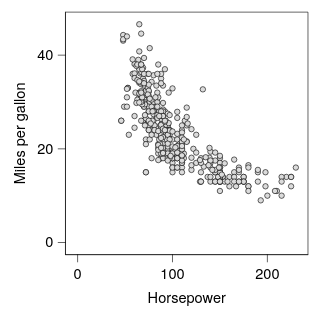

Express this chart as Vega-Lite.
### Vega-Lite specification from a JSON file in a GitHub repository (floating-point values rounded to 4 significant figures; data arrays with more than 128 entries replaced by an {"elided": "..."} marker saying what was removed)
{"background": null, "config": {"arc": {"fill": "#DBDBDB", "fillOpacity": 1.0, "innerRadius": 25.0, "padAngle": 0.03, "stroke": "black", "strokeOpacity": 1, "strokeWidth": 0.25}, "area": {"fill": "#DBDBDB", "fillOpacity": 1.0, "stroke": "black", "strokeOpacity": 1, "strokeWidth": 0.25}, "axis": {"domain": true, "domainCap": "round", "domainColor": "black", "domainWidth": 0.25, "grid": false, "gridCap": "round", "gridColor": "#F1F1F1", "gridDash": [0, 0], "gridOpacity": 1.0, "gridWidth": 0.25, "labelColor": "black", "labelFont": "Helvetica Neue, HelveticaNeue, Helvetica, Arial, sans-serif", "labelFontSize": 6, "labelFontStyle": "normal", "labelFontWeight": 400, "offset": 0, "ticks": true, "tickCap": "round", "tickColor": "black", "tickRound": false, "tickSize": 3, "tickWidth": 0.25, "titleColor": "black", "titleFont": "Helvetica Neue, HelveticaNeue, Helvetica, Arial, sans-serif", "titleFontSize": 6, "titleFontStyle": "normal", "titleFontWeight": 400}, "axisX": {"domain": true, "labelAlign": "center", "labelAngle": 0, "labels": true, "ticks": true, "translate": 0}, "axisY": {"domain": true, "labelAlign": "right", "labelAngle": 0, "labels": true, "ticks": true, "translate": 0}, "axisRight": {"domain": true, "labelAlign": "left", "labelAngle": 0, "labels": true, "ticks": true, "translate": 0}, "axisTop": {"domain": true, "labelAlign": "center", "labelAngle": 0, "labels": true, "ticks": true, "translate": 0}, "axisBand": {"tickOffset": 0}, "bar": {"fill": "#DBDBDB", "fillOpacity": 1.0, "stroke": "black", "strokeOpacity": 1, "strokeWidth": 0.25}, "boxplot": {"size": 9.0, "ticks": {"cornerRadius": 0.25, "fill": "black", "opacity": 1, "size": 4.5, "thickness": 0.25}, "box": {"fillOpacity": 1.0, "stroke": "black", "strokeOpacity": 1, "strokeWidth": 0.25}, "median": {"cornerRadius": 0, "fill": "black", "fillOpacity": 1.0, "opacity": 1, "size": 9.0, "thickness": 0.25}, "rule": {"fill": "black", "fillOpacity": 1.0, "size": 10.0, "stroke": "black", "strokeDash": [0, 0], "strokeOpacity": 1, "strokeWidth": 0.25}, "outliers": {"color": "black", "fill": "black", "fillOpacity": 1.0, "size": 0, "stroke": "black", "strokeOpacity": 1, "strokeWidth": 0.25}}, "circle": {"fill": "black", "fillOpacity": 1.0, "size": 1.25, "stroke": null, "strokeOpacity": 1, "strokeWidth": 0.25}, "errorband": {"band": {"fillOpacity": 0.6, "stroke": null, "strokeWidth": 0.25, "strokeOpacity": 1}, "borders": {"opacity": 0, "strokeOpacity": 1, "strokeWidth": 0.25}}, "errorbar": {"opacity": 1, "rule": {"strokeDash": [0, 0], "strokeWidth": 0.25}, "ticks": {"color": "black", "cornerRadius": 0.125, "opacity": 1, "size": 6.0, "thickness": 0.25}, "thickness": 0.25}, "font": "Helvetica Neue, HelveticaNeue, Helvetica, Arial, sans-serif", "geoshape": {"fill": "#DBDBDB", "fillOpacity": 1.0, "stroke": "black", "strokeOpacity": 1, "strokeWidth": 0.25}, "header": {"labelColor": "black", "labelFont": "Helvetica Neue, HelveticaNeue, Helvetica, Arial, sans-serif", "labelFontSize": 6, "labelFontStyle": "normal", "labelFontWeight": 400, "titleColor": "black", "titleFont": "Helvetica Neue, HelveticaNeue, Helvetica, Arial, sans-serif", "titleFontSize": 6, "titleFontStyle": "normal", "titleFontWeight": 400, "titlePadding": 0}, "legend": {"disable": false, "offset": 4.5, "titlePadding": 4, "labelOffset": 2, "gradientLabelOffset": 2, "columnPadding": 4, "rowPadding": 2, "gradientLength": 50.0, "gradientThickness": 5.0, "gradientOpacity": 1.0, "gradientStrokeColor": "black", "gradientStrokeWidth": 0.25, "labelColor": "black", "labelFont": "Helvetica Neue, HelveticaNeue, Helvetica, Arial, sans-serif", "labelFontSize": 6, "labelFontStyle": "normal", "labelFontWeight": 400, "strokeColor": "black", "strokeWidth": 0, "symbolSize": 36, "symbolStrokeColor": "black", "symbolStrokeWidth": 0.25, "titleColor": "black", "titleFont": "Helvetica Neue, HelveticaNeue, Helvetica, Arial, sans-serif", "titleFontSize": 6, "titleFontStyle": "normal", "titleFontWeight": 400}, "line": {"color": "black", "stroke": "black", "strokeCap": "butt", "strokeDash": [0, 0], "strokeOpacity": 1, "strokeWidth": 0.5}, "point": {"filled": true, "fill": "#DBDBDB", "fillOpacity": 1.0, "size": 5.0, "stroke": "black", "strokeOpacity": 1, "strokeWidth": 0.25}, "range": {"category": ["#B2B2B2", "#4A7CD3", "#008542", "#664CAF", "#509F98", "#636363", "#284F93", "#005226", "#382864", "#285753"], "diverging": {"scheme": ["#443E60", "#5F597E", "#7C759B", "#9994B6", "#B7B4CC", "#D6D5DC", "#F6F6F6", "#D1DAD9", "#A4C2BF", "#7AA9A4", "#578E89", "#37736E", "#1B5954"]}, "heatmap": {"scheme": ["#440154", "#472270", "#433E82", "#38598C", "#2C728E", "#238A8D", "#24A086", "#39B578", "#5DC862", "#96D646", "#CAE02D", "#FDE724"]}, "ordinal": {"scheme": ["#F1F1F1", "#DBDBDB", "#C6C6C6", "#B2B2B2", "#9D9D9D", "#898989", "#767676", "#636363", "#515151", "#404040", "#2F2F2F", "#1F1F1F"]}, "ramp": {"scheme": ["#440154", "#472270", "#433E82", "#38598C", "#2C728E", "#238A8D", "#24A086", "#39B578", "#5DC862", "#96D646", "#CAE02D", "#FDE724"]}}, "rule": {"color": "black", "stroke": "black", "strokeCap": "round", "strokeDash": [2, 2], "strokeOpacity": 1, "strokeWidth": 0.25}, "scale": {"barBandPaddingInner": 0.1, "rectBandPaddingInner": 0, "tickBandPaddingInner": 0.1, "bandPaddingOuter": 0.1, "bandWithNestedOffsetPaddingInner": 0.2, "bandWithNestedOffsetPaddingOuter": 0.2, "offsetBandPaddingInner": 0, "offsetBandPaddingOuter": 0, "continuousPadding": 5.0, "round": false}, "rect": {"fill": "#DBDBDB", "fillOpacity": 1.0, "stroke": "black", "strokeOpacity": 1, "strokeWidth": 0.25}, "square": {"fill": "#DBDBDB", "fillOpacity": 1.0, "size": 10.0, "stroke": "black", "strokeOpacity": 1, "strokeWidth": 0.25}, "text": {"color": "black", "font": "Helvetica Neue, HelveticaNeue, Helvetica, Arial, sans-serif", "fontSize": 6, "fontStyle": "normal", "fontWeight": 400}, "tick": {"color": "black", "cornerRadius": 0.125, "opacity": 1.0, "size": 9.0, "thickness": 0.25}, "title": {"anchor": "middle", "frame": "group", "color": "black", "font": "Helvetica Neue, HelveticaNeue, Helvetica, Arial, sans-serif", "fontSize": 6, "fontStyle": "normal", "fontWeight": 400, "subtitleColor": "black", "subtitleFont": "Helvetica Neue, HelveticaNeue, Helvetica, Arial, sans-serif", "subtitleFontSize": 6, "subtitleFontStyle": "normal", "subtitleFontWeight": 400}, "trail": {"color": "black", "opacity": 1, "size": 0.5}, "view": {"continuousWidth": 100, "continuousHeight": 100, "discreteWidth": 100, "discreteHeight": 100, "fill": null, "stroke": "black", "strokeWidth": 0.25}}, "data": {"name": "data-7285c4e2e195e5a75737a34913199f5f"}, "mark": {"type": "point"}, "encoding": {"x": {"field": "Horsepower", "type": "quantitative", "scale": {"nice": false}}, "y": {"field": "Miles_per_Gallon", "title": "Miles per gallon", "type": "quantitative", "scale": {"nice": false}}}, "$schema": "https://vega.github.io/schema/vega-lite/v6.4.1.json", "datasets": {"data-7285c4e2e195e5a75737a34913199f5f": {"elided": "392 records"}}}
